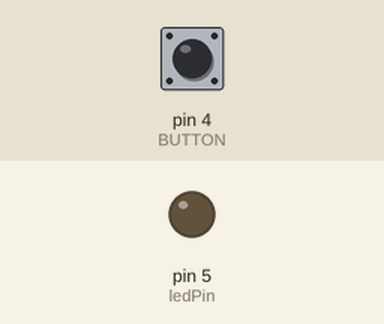
Simulated run of this sketch. Board: Arduino Uno, built with avr-gcc and run on an emulated ATmega328P. On the bench: output pins drawn as LEDs (lit = HIGH). The test bench sets the inputs (shaded band); at power-on: pin 4 (BUTTON) LOW.

Above: at 1.2 s.
1.3 s: pin 4 (BUTTON) pulled HIGH for 0.15 s
At 1.7 s:
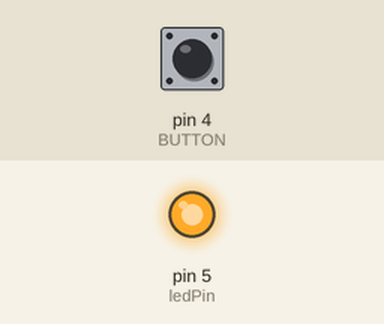
2.9 s: pin 4 (BUTTON) pulled HIGH for 1 s
At 4.2 s:
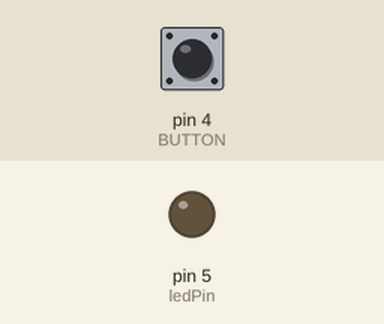
5.4 s: pin 4 (BUTTON) pulled HIGH for 3.2 s
At 6.1 s:
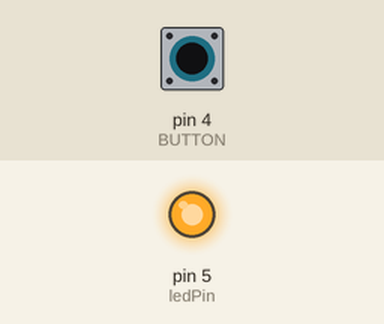
Timing chart, 0 to 8.4 s (numbered marks = the images above; inputs shaded):
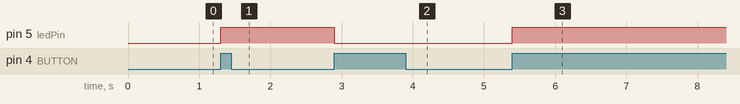

Measured:
- after the input at 1.3 s, pin 5 (ledPin): LOW → HIGH at once
- after the input at 2.9 s, pin 5 (ledPin): HIGH → LOW at once
- after the input at 5.4 s, pin 5 (ledPin): LOW → HIGH at once

The sketch:

sketch_sep15b.ino
```cpp
#define ledPin     5  // D1 (GPIO5)
#define BUTTON     4  // D2 (GPIO4)

int buttonState = 0;
int oldButtonState = 0;
int ledState = 0;

void setup() {
  pinMode(ledPin, OUTPUT);
  pinMode(BUTTON, INPUT);
}

void loop() {
  buttonState = digitalRead(BUTTON);
  if(buttonState != oldButtonState) {
    oldButtonState = buttonState;
    if (buttonState == HIGH)
      ledState = !ledState;
  }
  if(ledState)
    digitalWrite(ledPin, HIGH);
  else
    digitalWrite(ledPin, LOW);
}
```
